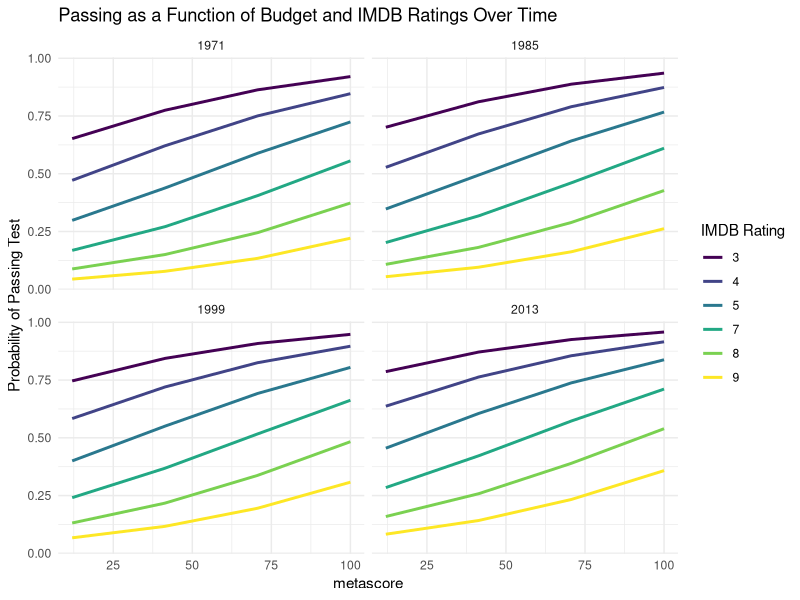

The R source for this figure:
## ---- chunk 1
library(tidyverse)
library(broom)
movies2 <- read_csv(here::here("data/movies_sentiment.csv"))
movies2
## ---- chunk 2
movies2 <- movies2 %>% mutate(binary_0 = ifelse(binary == "PASS", 1, 0))

mod_year <- glm(binary_0 ~  budget_2013 +
                  year + 
                  imdb_rating +                  
                  metascore,                      
                data = movies2, family = "binomial") 
summary(mod_year) 
## ---- chunk 3
library(modelr)
grid <- movies2 |>
  data_grid(
    year = seq_range(year, n = 4),
    binary_0 = c(0, 1),
    imdb_rating = seq_range(imdb_rating, n = 6),
    budget_2013 = median(movies2$budget_2013, na.rm = T),
    metascore = seq_range(metascore, n = 4)
    )


aug_year <- augment(mod_year, newdata = grid, se_fit = TRUE)
aug_year <- aug_year |> mutate(.pi = exp(.fitted) / (1 + exp(.fitted)))


ggplot(data = aug_year, aes(x = metascore, y = .pi)) +
  geom_line(aes(color = as.factor(round(imdb_rating))), linewidth = 1) +
  facet_wrap(~ year) + 
  labs(y = "Probability of Passing Test",
   #    x = "Movie Budget",       ## possibly scale the x-axis?
       title = "Passing as a Function of Budget and IMDB Ratings Over Time") +
  scale_color_viridis_d(name = "IMDB Rating") +
  theme_minimal()
